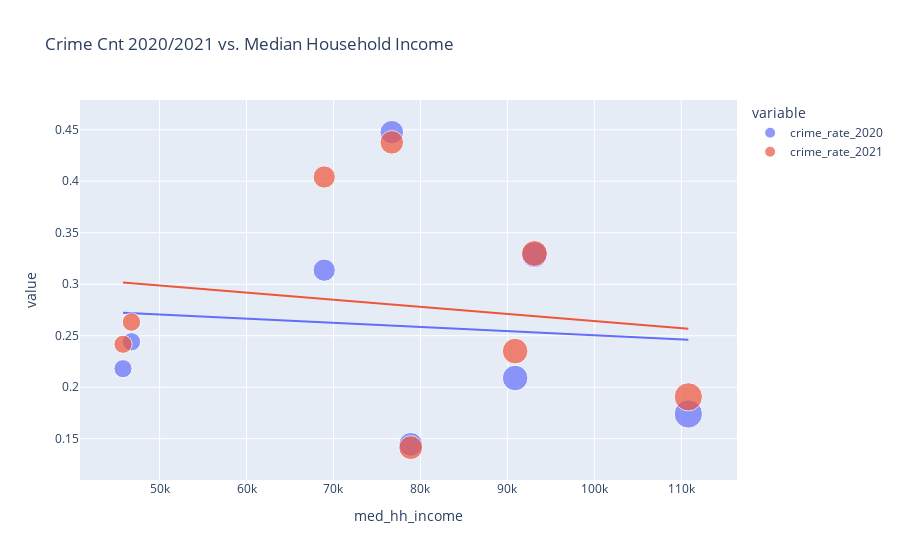

Notebook code cell kept with this figure:
### Code cell
px.scatter(dff, 
            y=['crime_rate_2020', 'crime_rate_2021'],
            x='med_hh_income',
              trendline='ols', 
          size='med_hh_income',
          title='Crime Cnt 2020/2021 vs. Median Household Income')

### Figure 1 — Plotly figure (JSON) as saved in the notebook; plotly's stock layout.template omitted (floating-point values rounded to 4 significant figures)
{"data": [{"hovertemplate": "variable=crime_rate_2020<br>med_hh_income=%{marker.size}<br>value=%{y}<extra></extra>", "legendgroup": "crime_rate_2020", "marker": {"color": "#636efa", "size": [76706, 93110.0, 68940.0, 46770.0, 45800.0, 90890.0, 110807, 78880.0], "sizemode": "area", "sizeref": 277.0, "symbol": "circle"}, "mode": "markers", "name": "crime_rate_2020", "orientation": "v", "showlegend": true, "type": "scatter", "x": [76706, 93110.0, 68940.0, 46770.0, 45800.0, 90890.0, 110807, 78880.0], "xaxis": "x", "y": [0.4476, 0.3286, 0.3136, 0.2441, 0.218, 0.209, 0.174, 0.1445], "yaxis": "y"}, {"hovertemplate": "<b>OLS trendline</b><br>value = -4.01409e-07 * med_hh_income + 0.290628<br>R<sup>2</sup>=0.008394<br><br>variable=crime_rate_2020<br>med_hh_income=%{x}<br>value=%{y} <b>(trend)</b><extra></extra>", "legendgroup": "crime_rate_2020", "marker": {"color": "#636efa", "symbol": "circle"}, "mode": "lines", "name": "crime_rate_2020", "showlegend": false, "type": "scatter", "x": [45800.0, 46770.0, 68940.0, 76706, 78880.0, 90890.0, 93110.0, 110807], "xaxis": "x", "y": [0.2722, 0.2719, 0.263, 0.2598, 0.259, 0.2541, 0.2533, 0.2461], "yaxis": "y"}, {"hovertemplate": "variable=crime_rate_2021<br>med_hh_income=%{marker.size}<br>value=%{y}<extra></extra>", "legendgroup": "crime_rate_2021", "marker": {"color": "#EF553B", "size": [76706, 93110.0, 68940.0, 46770.0, 45800.0, 90890.0, 110807, 78880.0], "sizemode": "area", "sizeref": 277.0, "symbol": "circle"}, "mode": "markers", "name": "crime_rate_2021", "orientation": "v", "showlegend": true, "type": "scatter", "x": [76706, 93110.0, 68940.0, 46770.0, 45800.0, 90890.0, 110807, 78880.0], "xaxis": "x", "y": [0.4377, 0.3299, 0.4041, 0.2632, 0.2417, 0.235, 0.1906, 0.1413], "yaxis": "y"}, {"hovertemplate": "<b>OLS trendline</b><br>value = -6.8909e-07 * med_hh_income + 0.333162<br>R<sup>2</sup>=0.022855<br><br>variable=crime_rate_2021<br>med_hh_income=%{x}<br>value=%{y} <b>(trend)</b><extra></extra>", "legendgroup": "crime_rate_2021", "marker": {"color": "#EF553B", "symbol": "circle"}, "mode": "lines", "name": "crime_rate_2021", "showlegend": false, "type": "scatter", "x": [45800.0, 46770.0, 68940.0, 76706, 78880.0, 90890.0, 93110.0, 110807], "xaxis": "x", "y": [0.3016, 0.3009, 0.2857, 0.2803, 0.2788, 0.2705, 0.269, 0.2568], "yaxis": "y"}], "layout": {"legend": {"itemsizing": "constant", "title": {"text": "variable"}, "tracegroupgap": 0}, "title": {"text": "Crime Cnt 2020/2021 vs. Median Household Income"}, "xaxis": {"anchor": "y", "domain": [0, 1], "title": {"text": "med_hh_income"}}, "yaxis": {"anchor": "x", "domain": [0, 1], "title": {"text": "value"}}}}
